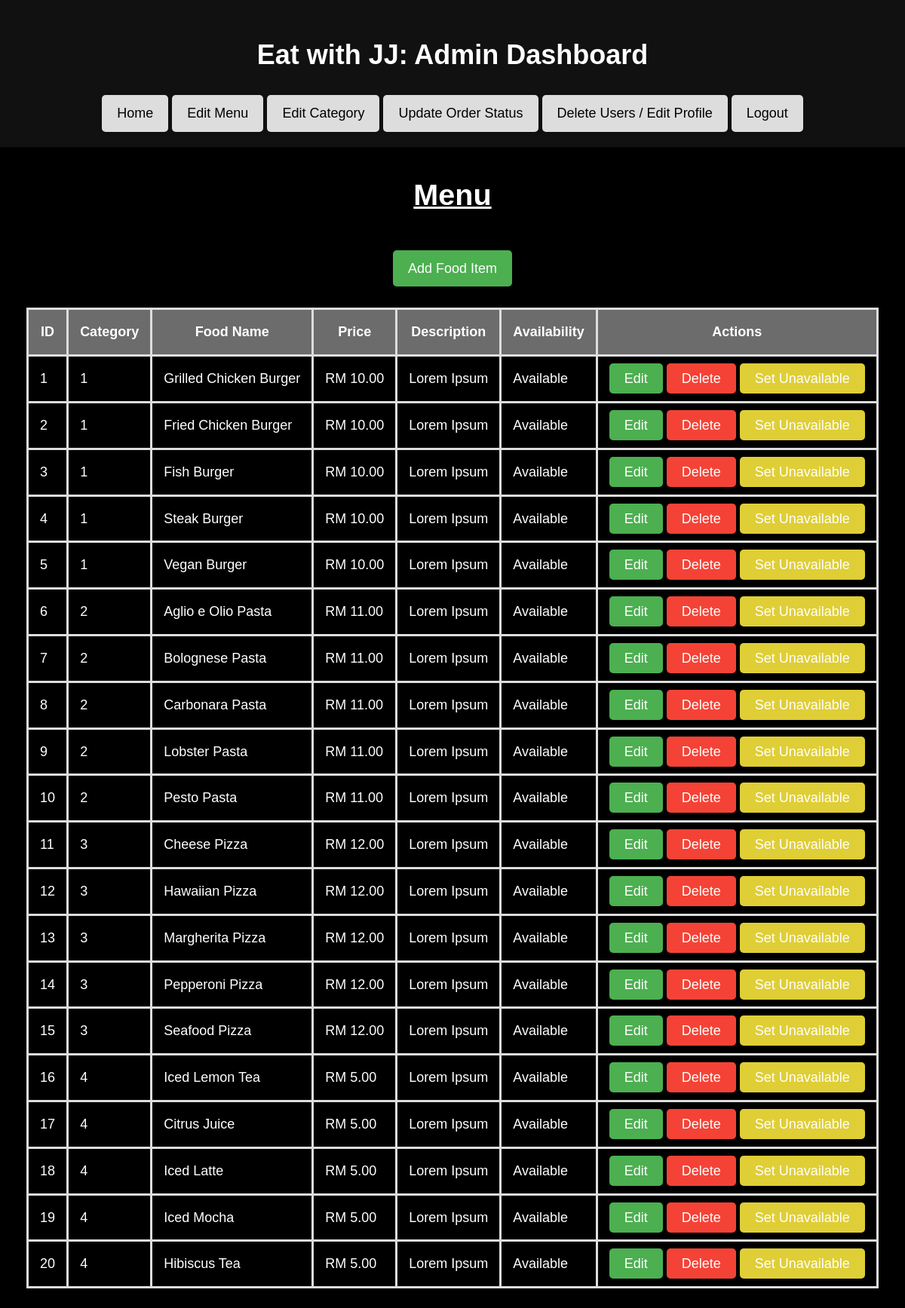
Page /admin/edit_menu.php (signed in) on the committed database.
### tables this page shows
CREATE TABLE food(
    fid INT AUTO_INCREMENT NOT NULL PRIMARY KEY,
    fcid INT NOT NULL,
    foodname VARCHAR(100) NOT NULL,
    description TEXT, 
    price DECIMAL(10,2) NOT NULL,
    img VARCHAR(222) NOT NULL,
    avl INT NOT NULL DEFAULT 1,
    FOREIGN KEY (fcid) REFERENCES foodcat(fcid)
);

### admin/edit_menu.php (the view, shortened to what this page needs)
<?php
include ('../connection.php');
$sql = "SELECT fid, fcid, foodname, price, description, avl FROM food";
$result = $conn->query($sql);
?>
<!DOCTYPE html>
<html>
<head>
    <link rel="stylesheet" href="admin.css">
</head>
<body>
    <?php include ('header.php'); ?>
    <h2>Menu</h2>
    <div class="add-container">
        <a href="add_food.php" class="button">Add Food Item</a>
    </div>
    <?php if ($result->num_rows > 0): ?>
        <table>
            <thead>
                <tr>
                    <th>ID</th>
                    <th>Category</th>
                    <th>Food Name</th>
                    <th>Price</th>
                    <th>Description</th>
                    <th>Availability</th>
                    <th>Actions</th>
                </tr>
            </thead>
            <tbody>
                <?php while ($row = $result->fetch_assoc()): ?>
                    <tr>
                        <td>
                            <?php echo $row['fid']; ?>
                        </td>
                        <td>
                            <?php echo $row['fcid']; ?>
                        </td>
                        <td>
                            <?php echo $row['foodname']; ?>
                        </td>
                        <td>RM
                            <?php echo $row['price']; ?>
                        </td>
                        <td>
                            <?php echo $row['description']; ?>
                        </td>
                        <td>
                            <?php echo ($row['avl'] == 1) ? 'Available' : 'Unavailable'; ?>
                        </td>
                        <td>
                            <a href="edit_food.php?id=<?php echo $row['fid']; ?>" class="button">Edit</a>
                            <a href="?delete_id=<?php echo $row['fid']; ?>" class="button delete">Delete</a>
                            <a href="?toggle_availability=<?php echo $row['fid']; ?>" class="button availability">
                            <?php echo ($row['avl'] == 1) ? 'Set Unavailable' : 'Set Available'; ?>
                            </a>
                        </td>
                    </tr>
                <?php endwhile; ?>
            </tbody>
        </table>
    <?php else: ?>
        <p>No food items found.</p>
    <?php endif; ?>
</body>
</html>

### admin/admin.css (style rules this page uses)
body { font-family: sans-serif; margin: 0; padding: 0; padding-bottom: 80px; background-color: #000; color: #fff; font-size: 18px; line-height: 1.6; }
.button { background-color: #4CAF50; color: white; padding: 10px 20px; margin: 8px 0; border: none; border-radius: 5px; cursor: pointer; text-decoration: none; }
.button.availability { background-color: #dfce36; color: white; }
.button.delete { background-color: #f44336; color: white; }
table { border-collapse: collapse; margin: 20px auto; }
h2 { display: block; text-align: center; text-decoration: underline; font-size: 220%; }
th, td { border: 3px solid #ddd; padding: 15px; text-align: left; }
th { background-color: #f0f0f073; text-align: center; }
.add-container { display: flex; justify-content: center; text-align: center; align-items: center; }

### rows in the picture
food: fid "1", fcid "1", foodname "Grilled Chicken Burger", price "10.00", description "Lorem Ipsum", avl "Available"
food: fid "2", fcid "1", foodname "Fried Chicken Burger", price "10.00", description "Lorem Ipsum", avl "Available"
food: fid "3", fcid "1", foodname "Fish Burger", price "10.00", description "Lorem Ipsum", avl "Available"
food: fid "4", fcid "1", foodname "Steak Burger", price "10.00", description "Lorem Ipsum", avl "Available"
food: fid "5", fcid "1", foodname "Vegan Burger", price "10.00", description "Lorem Ipsum", avl "Available"
food: fid "6", fcid "2", foodname "Aglio e Olio Pasta", price "11.00", description "Lorem Ipsum", avl "Available"
food: fid "7", fcid "2", foodname "Bolognese Pasta", price "11.00", description "Lorem Ipsum", avl "Available"
food: fid "8", fcid "2", foodname "Carbonara Pasta", price "11.00", description "Lorem Ipsum", avl "Available"
food: fid "9", fcid "2", foodname "Lobster Pasta", price "11.00", description "Lorem Ipsum", avl "Available"
food: fid "10", fcid "2", foodname "Pesto Pasta", price "11.00", description "Lorem Ipsum", avl "Available"
food: fid "11", fcid "3", foodname "Cheese Pizza", price "12.00", description "Lorem Ipsum", avl "Available"
food: fid "12", fcid "3", foodname "Hawaiian Pizza", price "12.00", description "Lorem Ipsum", avl "Available"
food: fid "13", fcid "3", foodname "Margherita Pizza", price "12.00", description "Lorem Ipsum", avl "Available"
food: fid "14", fcid "3", foodname "Pepperoni Pizza", price "12.00", description "Lorem Ipsum", avl "Available"
food: fid "15", fcid "3", foodname "Seafood Pizza", price "12.00", description "Lorem Ipsum", avl "Available"
food: fid "16", fcid "4", foodname "Iced Lemon Tea", price "5.00", description "Lorem Ipsum", avl "Available"
food: fid "17", fcid "4", foodname "Citrus Juice", price "5.00", description "Lorem Ipsum", avl "Available"
food: fid "18", fcid "4", foodname "Iced Latte", price "5.00", description "Lorem Ipsum", avl "Available"
food: fid "19", fcid "4", foodname "Iced Mocha", price "5.00", description "Lorem Ipsum", avl "Available"
food: fid "20", fcid "4", foodname "Hibiscus Tea", price "5.00", description "Lorem Ipsum", avl "Available"
